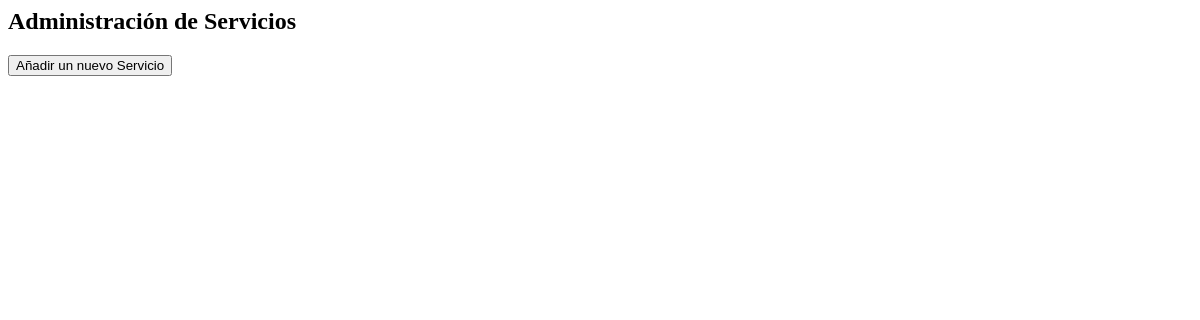
The app's page /adm_servicios/, older data.
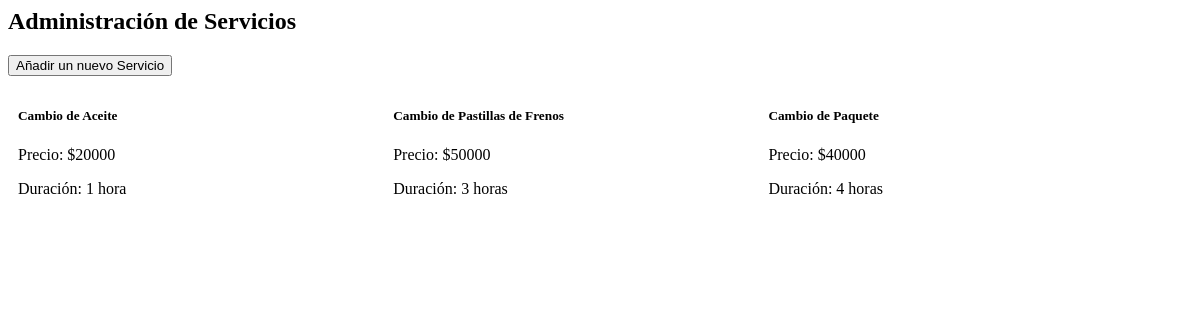
The same page, newer data.
### myapp/models.py (models this page shows, shortened)
class Servicio(models.Model):
    ser_id= models.AutoField(primary_key=True)
    ser_desc= models.CharField(max_length=50, null=False)
    ser_prec= models.IntegerField(null=False)
    ser_durac= models.CharField(max_length=25, null=False)

### myapp/views.py (the view)
# urls.py: path('adm_servicios/', views.adm_servicios, name='adm_servicios'),
def adm_servicios(request):
    servicios = Servicio.objects.all()
    return render(request, 'admin/adm_servicios.html', {'servicios': servicios})

### myapp/context_processor.py (called while the page is built)
def totalCarrito(request):
    total = 0
    if "carrito" in request.session.keys():
        for key, value in request.session["carrito"].items():
            total += (value["acumulado"])
    return {"totalCarrito": total}

### myapp/templates/admin/adm_servicios.html (shortened to what this page needs)
<h2>Administración de Servicios</h2>
<button type="submit" id="add-service-btn" class="modal-button add-service-button">Añadir un nuevo Servicio</button>
<div class="card-container" id="service-section" style="display: flex; flex-wrap: wrap;">
    {% for servicio in servicios %}
      <div class="service-card" style="flex: 0 0 30%; margin: 10px;">
        <div class="card-header">
          <h5>{{ servicio.ser_desc }} </h5>
        </div>
        <div class="card-body">
          <p>Precio: ${{ servicio.ser_prec }}</p>
          <p>Duración: {{ servicio.ser_durac }}</p>
        </div>
      </div>
    {% endfor %}
  </div>

Row changes from the older to the newer data that the page shows:
added Servicio: ser_desc "Cambio de Aceite", ser_prec "20000", ser_durac "1 hora"
added Servicio: ser_desc "Cambio de Pastillas de Frenos", ser_prec "50000", ser_durac "3 horas"
added Servicio: ser_desc "Cambio de Paquete", ser_prec "40000", ser_durac "4 horas"
